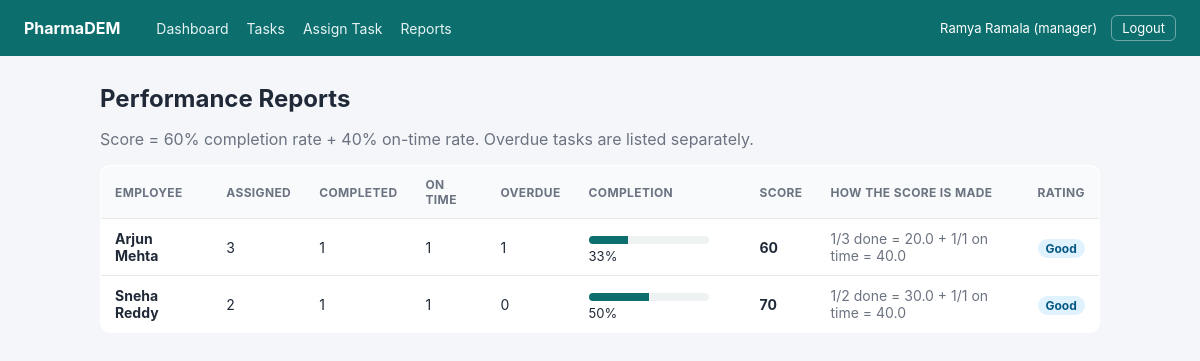
Page /index.php?r=manager/reports (signed in) on the committed database.
### tables this page shows
CREATE TABLE users (
  id            INT AUTO_INCREMENT PRIMARY KEY,
  name          VARCHAR(100)        NOT NULL,
  email         VARCHAR(150)        NOT NULL UNIQUE,
  password_hash VARCHAR(255)        NOT NULL,
  role          ENUM('manager','employee') NOT NULL DEFAULT 'employee',
  created_at    TIMESTAMP           NOT NULL DEFAULT CURRENT_TIMESTAMP
);

### app/helpers.php (called while the page is built, shortened)
<?php
function esc(?string $value): string
{
    return htmlspecialchars($value ?? '', ENT_QUOTES, 'UTF-8');
}
function rating_css(string $rating): string
{
    return 'rating-' . str_replace(' ', '-', strtolower($rating));
}
function render(string $name, array $data = []): void
{
    extract($data);
    require __DIR__ . "/views/$name.php";
    require __DIR__ . '/views/layout.php';
}

### app/ManagerController.php (called while the page is built, shortened)
<?php
class ManagerController
{
    public static function reports(): void
    {
        render('manager_reports', [
            'title'       => 'Reports',
            'performance' => Performance::report(),
        ]);
    }
}

### public/index.php (called while the page is built, shortened)
<?php
$root = dirname(__DIR__);
date_default_timezone_set((require "$root/config.php")['timezone']);
$routes = [
    'login'               => ['GET',  'AuthController', 'showLogin'],
    'login.submit'        => ['POST', 'AuthController', 'login'],
    'logout'              => ['GET',  'AuthController', 'logout'],
    'dashboard'           => ['GET',  'AuthController', 'dashboard'],
    'employee/dashboard'  => ['GET',  'EmployeeController', 'dashboard'],
    'employee/updates'    => ['GET',  'EmployeeController', 'updates'],
    'task/status'         => ['POST', 'EmployeeController', 'updateStatus'],
    'daily/save'          => ['POST', 'EmployeeController', 'saveUpdate'],
    'manager/dashboard'   => ['GET',  'ManagerController', 'dashboard'],
    'manager/tasks'       => ['GET',  'ManagerController', 'tasks'],
    'manager/task/new'    => ['GET',  'ManagerController', 'newTask'],
    'manager/task/create' => ['POST', 'ManagerController', 'createTask'],
    'manager/task/edit'   => ['GET',  'ManagerController', 'editTask'],
    'manager/task/update' => ['POST', 'ManagerController', 'updateTask'],
    'manager/task/delete' => ['POST', 'ManagerController', 'deleteTask'],
    'manager/reports'     => ['GET',  'ManagerController', 'reports'],
];
$route = $_GET['r'] ?? 'login';
[$httpMethod, $class, $action] = $routes[$route];
try {
    $class::$action();
} catch (PDOException $e) {
    error_log('DB error: ' . $e->getMessage());
    http_response_code(500);
    exit('Database error. Did you import sql/schema.sql and set the DB details in config.php?');
}

### config.php (called while the page is built)
<?php
return [
    'timezone' => getenv('APP_TZ') ?: 'Asia/Kolkata',
    'db' => [
        'host'    => getenv('DB_HOST') ?: '127.0.0.1',
        'port'    => getenv('DB_PORT') ?: '3306',
        'name'    => getenv('DB_NAME') ?: 'pharmadem',
        'user'    => getenv('DB_USER') ?: 'root',
        'pass'    => getenv('DB_PASS') ?: '',
        'charset' => 'utf8mb4',
    ],
];

### app/Database.php (called while the page is built)
<?php
class Database
{
    private static ?PDO $pdo = null;
    public static function connection(): PDO
    {
        if (self::$pdo === null) {
            $cfg = (require __DIR__ . '/../config.php')['db'];
            $dsn = sprintf(
                'mysql:host=%s;port=%s;dbname=%s;charset=%s',
                $cfg['host'], $cfg['port'], $cfg['name'], $cfg['charset']
            );
            self::$pdo = new PDO($dsn, $cfg['user'], $cfg['pass'], [
                PDO::ATTR_ERRMODE            => PDO::ERRMODE_EXCEPTION,
                PDO::ATTR_DEFAULT_FETCH_MODE => PDO::FETCH_ASSOC,
                PDO::ATTR_EMULATE_PREPARES   => false,
            ]);
            self::$pdo->exec("SET time_zone = '" . date('P') . "'");
        }
        return self::$pdo;
    }
}

### app/Performance.php (called while the page is built, shortened)
<?php
class Performance
{
    public static function report(): array
    {
        $sql = "SELECT u.id, u.name,
                       COUNT(t.id) AS total,
                       COALESCE(SUM(t.status = 'completed'), 0) AS completed,
                       COALESCE(SUM(" . Tasks::OVERDUE_COND . "), 0) AS overdue,
                       COALESCE(SUM(t.status = 'completed'
                                    AND (t.due_date IS NULL OR DATE(t.completed_at) <= t.due_date)), 0) AS on_time
                FROM users u
                LEFT JOIN tasks t ON t.assigned_to = u.id
                WHERE u.role = 'employee'
                GROUP BY u.id, u.name
                ORDER BY u.name";
        $result = [];
        foreach (Database::connection()->query($sql)->fetchAll() as $row) {
            $total     = (int) $row['total'];
            $completed = (int) $row['completed'];
            $onTime    = (int) $row['on_time'];
            $result[] = [
                'id'        => (int) $row['id'],
                'name'      => $row['name'],
                'total'     => $total,
                'completed' => $completed,
                'on_time'   => $onTime,
                'overdue'   => (int) $row['overdue'],
            ] + self::calculate($total, $completed, $onTime);
        }
        return $result;
    }
    public static function calculate(int $total, int $completed, int $onTime): array
    {
        $completionRate = $total > 0 ? $completed / $total : 0;
        $onTimeRate     = $completed > 0 ? $onTime / $completed : 0;
        $completionPoints = $completionRate * self::COMPLETION_WEIGHT;
        $onTimePoints     = $onTimeRate * self::ON_TIME_WEIGHT;
        $score            = (int) round($completionPoints + $onTimePoints);
        return [
            'completion_rate'   => (int) round($completionRate * 100),
            'completion_points' => round($completionPoints, 1),
            'on_time_points'    => round($onTimePoints, 1),
            'score'             => $score,
            'rating'            => self::ratingFor($score),
        ];
    }
    public static function ratingFor(int $score): string
    {
        if ($score >= 60) return 'Good';
        return 'Needs improvement';
    }
}

### app/views/manager_reports.php (the view)
<h1>Performance Reports</h1>
<p class="muted">
    Score = 60% completion rate + 40% on-time rate. Overdue tasks are listed separately.
</p>
<table class="table">
    <thead>
        <tr>
            <th>Employee</th>
            <th>Assigned</th>
            <th>Completed</th>
            <th>On time</th>
            <th>Overdue</th>
            <th>Completion</th>
            <th>Score</th>
            <th>How the score is made</th>
            <th>Rating</th>
        </tr>
    </thead>
    <tbody>
    <?php foreach ($performance as $p): ?>
        <tr>
            <td><strong><?= esc($p['name']) ?></strong></td>
            <td><?= $p['total'] ?></td>
            <td><?= $p['completed'] ?></td>
            <td><?= $p['on_time'] ?></td>
            <td><?= $p['overdue'] ?></td>
            <td>
                <div class="bar"><div class="bar-fill" style="width: <?= $p['completion_rate'] ?>%"></div></div>
                <span class="small"><?= $p['completion_rate'] ?>%</span>
            </td>
            <td><strong><?= $p['score'] ?></strong></td>
            <td class="small muted">
                <?= $p['completed'] ?>/<?= $p['total'] ?> done = <?= number_format($p['completion_points'], 1) ?>
                + <?= $p['on_time'] ?>/<?= $p['completed'] ?> on time = <?= number_format($p['on_time_points'], 1) ?>
            </td>
            <td><span class="rating <?= rating_css($p['rating']) ?>"><?= esc($p['rating']) ?></span></td>
        </tr>
    <?php endforeach; ?>
    </tbody>
</table>

### public/assets/style.css (style rules this page uses)
:root { --bg: #f4f6f9; --card: #ffffff; --ink: #1f2937; --muted: #6b7280; --line: #e5e7eb; --brand: #0d6e6e; --brand-dark: #0a5555; --danger: #dc2626; --warn: #d97706; }
* { box-sizing: border-box; }
body { margin: 0; font-family: -apple-system, Segoe UI, Roboto, Helvetica, Arial, sans-serif; background: var(--bg); color: var(--ink); }
h1 { font-size: 24px; margin: 0 0 16px; }
.muted { color: var(--muted); }
.small { font-size: 13px; }
.table { width: 100%; border-collapse: collapse; background: var(--card); border: 1px solid var(--line); border-radius: 10px; overflow: hidden; }
.table th, .table td { text-align: left; padding: 11px 14px; border-bottom: 1px solid var(--line); font-size: 14px; }
.table th { background: #f8fafc; font-size: 12px; text-transform: uppercase; letter-spacing: .03em; color: var(--muted); }
.table tr:last-child td { border-bottom: 0; }
.rating { font-size: 12px; font-weight: 700; padding: 2px 8px; border-radius: 10px; }
.rating-good { background: #e0f2fe; color: #075985; }
.bar { background: #eef2f2; border-radius: 6px; height: 8px; width: 120px; display: inline-block; vertical-align: middle; overflow: hidden; }
.bar-fill { height: 100%; background: var(--brand); }

### rows in the picture
users: name "Arjun Mehta", total "3", completed "1", on_time "1", overdue "1", completion_rate "33", score "60", completion_points "20.0", on_time_points "40.0", rating "Good"
users: name "Sneha Reddy", total "2", completed "1", on_time "1", overdue "0", completion_rate "50", score "70", completion_points "30.0", on_time_points "40.0", rating "Good"

### other values in the picture
$user['name'] "Ramya Ramala"
$user['role'] "manager"
